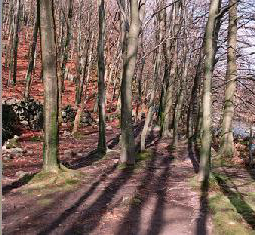
//> input picture vision_realite/ArbreD.tif, 255 x 235 px
$ ./main ArbreD.tif ArbreG.tif   (built with g++ and OpenCV 4)
//> lines starting //> are read from the running program, lines starting //| are printed output that depends on the picture; after the words box and inside, x2 and y2 are one past the last pixel; in counts of white or black regions, pixels touching at a corner belong together
#include <opencv2/core/core.hpp>
#include <stdio.h>
#include <opencv2/opencv.hpp>
#include <opencv2/calib3d/calib3d.hpp>
#include <opencv2/highgui/highgui.hpp>
#include <iostream>
#include <string>
#include "opencv2/features2d/features2d.hpp"
#include <algorithm>

using namespace cv;
using namespace std;

#define CONTROL_POINTS 18

std::vector<Point2f> pointsG;
std::vector<Point2f> pointsD;

int width;
Mat imageG;
Mat imageD;
Mat fundamental;

// [11 lines left out: function MyLine, not called in this run]

void drawPoints(Mat& image, std::vector<Point2f> points) {
  for(auto i : points) {
    circle(image, i, 3, Scalar(0, 0, 255), 2);
  }
}

// [91 lines left out: functions computeFundamentalMatrix, CallBackFunc, CallBackFuncG, not called in this run]

void CallBackFuncD(int event, int x, int y, int flags, void* userdata) {
  if ( event == EVENT_LBUTTONDOWN ) {
    Point2f p;
    p.x = x; p.y = y;
    if(pointsD.size() < CONTROL_POINTS) {
      pointsD.push_back(p);
      std::cout << pointsD.size() << std::endl;

    } else {
      if(pointsD.size() == CONTROL_POINTS && pointsD.size() == CONTROL_POINTS) {
	computeFundamentalMatrix();
      }
      CallBackFunc(event, x, y, flags, userdata, 2);
    }
    drawPoints(imageD, pointsD);
    imshow( "WindowD", imageD );
  }
}

int main( int argc, char** argv )
{
    if( argc != 3)
    {
     cout <<" Usage: display_image ImageToLoadAndDisplay" << endl;
     return -1;
    }

    // Mat image;
    imageG = imread(argv[1], CV_LOAD_IMAGE_COLOR);
//> imageG is the input picture: 235 rows x 255 cols, CV_8UC3; mean B, G, R 92.2, 101.3, 124.2
    imageD = imread(argv[2], CV_LOAD_IMAGE_COLOR);
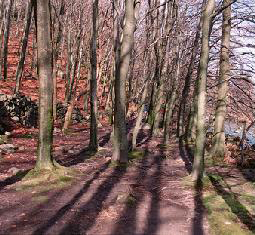
//> input picture vision_realite/ArbreG.tif, 255 x 235 px
//> imageD is the input picture: 235 rows x 255 cols, CV_8UC3; mean B, G, R 92.1, 98.4, 124.8

    if(! imageG.data && ! imageD.data) {
        cout <<  "Could not open or find the image" << std::endl ;
        return -1;
    }

    pointsG.push_back(Point2f(123, 59)); pointsD.push_back(Point2f(157, 55));
    pointsG.push_back(Point2f(140, 253)); pointsD.push_back(Point2f(121, 255));
    pointsG.push_back(Point2f(152, 191)); pointsD.push_back(Point2f(138, 191));
    pointsG.push_back(Point2f(211, 148)); pointsD.push_back(Point2f(233, 145));
    pointsG.push_back(Point2f(99, 260)); pointsD.push_back(Point2f(86, 259));
    pointsG.push_back(Point2f(41, 149)); pointsD.push_back(Point2f(67, 149));
    pointsG.push_back(Point2f(140, 117)); pointsD.push_back(Point2f(158, 113));
    pointsG.push_back(Point2f(192, 272)); pointsD.push_back(Point2f(179, 268));

    namedWindow( "WindowG", WINDOW_AUTOSIZE );
    setMouseCallback("WindowG", CallBackFuncG, NULL);
    // drawPoints(imageG, pointsG);
    imshow( "WindowG", imageG );

    namedWindow( "WindowD", WINDOW_AUTOSIZE );
    setMouseCallback("WindowD", CallBackFuncD, NULL);
    // drawPoints(imageD, pointsD);
    imshow( "WindowD", imageD );

    // char k;

    cvWaitKey(0);
//> the left mouse button is pressed and released at (63, 58)
//> after the loop in drawPoints, `for(auto i : points)`:
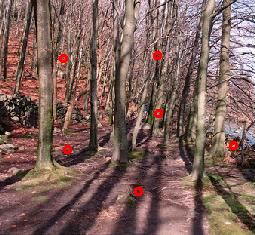
//> image: 235 rows x 255 cols, CV_8UC3; 0.59% of pixels changed, all inside (x1, y1, x2, y2) = (59, 51, 238, 196)
//> the left mouse button is pressed and released at (191, 58)
//> after the loop in drawPoints (call 2), `for(auto i : points)`: image: 235 rows x 255 cols, CV_8UC3; 0.1% of pixels changed, all inside (x1, y1, x2, y2) = (187, 54, 196, 63)
//> the left mouse button is pressed and released at (191, 176)
//> after the loop in drawPoints (call 3), `for(auto i : points)`:
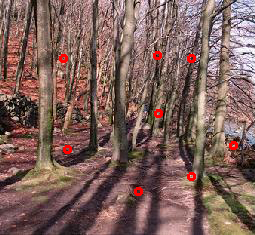
//> image: 235 rows x 255 cols, CV_8UC3; mean B, G, R 91.4, 97.7, 125.8
//> the left mouse button is pressed and released at (63, 176)
//> after the loop in drawPoints (call 4), `for(auto i : points)`: image: 235 rows x 255 cols, CV_8UC3; 0.1% of pixels changed, all inside (x1, y1, x2, y2) = (59, 172, 68, 181)

    // if(k == 27)
    //   return 0;
}
